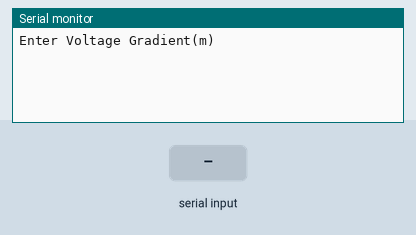
This sketch was run on a simulated Arduino Uno, built with avr-gcc and run on an emulated ATmega328P. On the bench: the last lines printed to the serial monitor. Inputs (shaded band) come from the test bench.

Above: at 1.2 s.
1.3 s: "90,45,200\n" received over Serial
At 2.1 s:
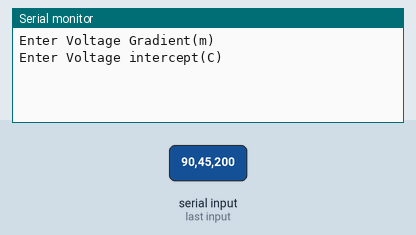
2.8 s: byte 10 ('\n') received over Serial
At 3.2 s:
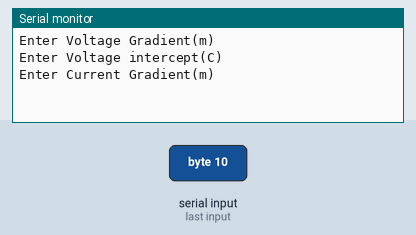
4.3 s: "30,150,10\n" received over Serial
At 5.5 s:
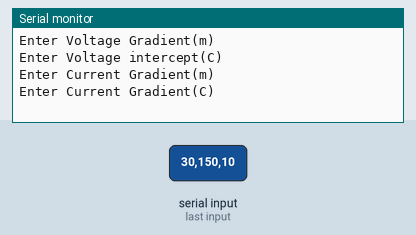
5.8 s: "90,45\n" received over Serial
At 7.0 s:
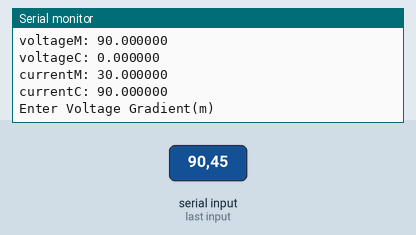

The sketch:

serialCalibrate.ino
```cpp
float voltageM, currentM, voltageC, currentC;

void setup()
{
  Serial.begin(115200);
}

void loop()
{
  serialCalibrate();
}

void serialCalibrate()
{
  Serial.println("Enter Voltage Gradient(m)");
  String inputVal = inString();
  voltageM = inputVal.toFloat();

  Serial.println("Enter Voltage intercept(C)");
  inputVal = inString();
  voltageC = inputVal.toFloat();

  Serial.println("Enter Current Gradient(m)");
  inputVal = inString();
  currentM = inputVal.toFloat();

  Serial.println("Enter Current Gradient(C)");
  inputVal = inString();
  currentC = inputVal.toFloat();

  Serial.print("voltageM: ");
  Serial.println(voltageM,6);
  Serial.print("voltageC: ");
  Serial.println(voltageC,6);
  Serial.print("currentM: ");
  Serial.println(currentM,6);
  Serial.print("currentC: ");
  Serial.println(currentC,6);
}

String inString()    //Waits for the user to send command via Serial
{
  boolean serialComplete = false;
  String inString = "";

  while (serialComplete == false)
  {
    while (Serial.available())
    {
      char inChar = (char)Serial.read();
      inString += inChar;

      if (inChar == '\n')
      {
        serialComplete = true;
      }
    }
  }

  return inString;
}
```

Measured:
- after the input at 1.3 s, the serial monitor: prints a new line at once (image 1)
- after the input at 2.8 s, the serial monitor: prints a new line at once (image 2)
- after the input at 4.3 s, the serial monitor: prints a new line at once (image 3)
- after the input at 5.8 s, the serial monitor: prints a new line at once (image 4)
